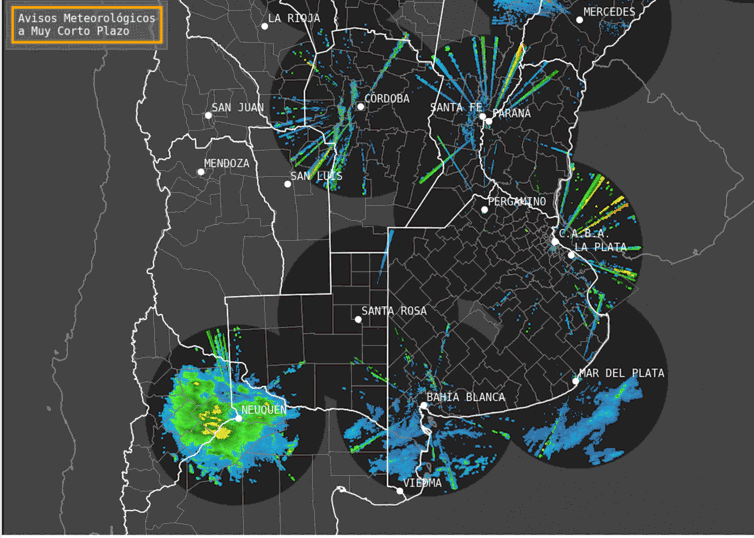
#> input picture imagen_radar.png, 754 x 538 px
$ python -i analisis_imagenes.py   (imports and definitions only)
#> lines starting #> are read from the running program, lines starting #| are printed output that depends on the picture; after the words box and inside, x2 and y2 are one past the last pixel; in counts of white or black regions, pixels touching at a corner belong together
import cv2

def detectar_color(imagen_hsv,hsv_min,hsv_max):
    '''Recibe la imagen ingresada por el usuario convertida de BGR (azul,verde,rojo) a HSV (matiz,saturacion,brillo)
    para poder captar mas colores,y el rango en el que se encuentra el color, el hsv mínimo y el máximo.
    Aplica primero una mascara y luego otra más para convertir todos los datos de los colores a 0 y 1. Dependiendo si están o no
    devuelve True o False.'''

    mascara1 = cv2.inRange(imagen_hsv,hsv_min,hsv_max)
    mascara = cv2.bitwise_or(mascara1, mascara1 )
    if cv2.countNonZero(mascara) > 0:
        return True
    elif cv2.countNonZero(mascara) == 0:
        return False

def mostrar_alertas(rojo,verde,azul,amarillo,rosa):
    '''Recibe los colores que se desean encontrar y dependiendo si están o no muestra por pantalla las tormentas que se identifican. '''
    print("\nLas alertas identificadas son: ")

    if not (rojo and verde and azul and amarillo and rosa):
        print("\nNo hay alertas de lluvias y/o tormentas.")


    if rojo :
        print("\n-Tormentas de fuerte intensidad.")
    if verde :
        print("\n-Tormentas débiles.")
    if azul :
        print("\n-Lloviznas o lluvias débiles.")
    if amarillo :
        print("\n-Lluvias moderadas a intensas.")
    if rosa :
        print("\n-Tormentas fuertes y granizo.")

def analizar_imagen(): #main

    try:
        nombre_imagen = input("\nIngrese el nombre del archivo de imagen: ")
#> the answer given: imagen_radar.png

        if ".png" not in nombre_imagen:
            print("\n¡Error!. Debe añadir la extension del archivo (.png).")
            nombre_imagen = input("\nIntente nuevamente.\nIngrese el nombre del archivo de imagen: ")

        imagen = cv2.imread(nombre_imagen)
#> imagen is the input picture: shape (538, 754, 3); mean B, G, R 68.7, 70, 63.6
        imagen_hsv = cv2.cvtColor(imagen, cv2.COLOR_BGR2HSV)
#> imagen_hsv: shape (538, 754, 3); mean H, S, V 8.1, 17.8, 72.6

        rojo = detectar_color(imagen_hsv,(175,100,20),(180,255,255))
#> in detectar_color, `mascara1 = cv2.inRange(imagen_hsv,hsv_min,hsv_max)`: mascara1: shape (538, 754); every value is 0
#> rojo = False
        verde = detectar_color(imagen_hsv,(40,100,20),(70,255,255))
#> call 2 of detectar_color, with hsv_min = (40, 100, 20), hsv_max = (70, 255, 255)
#> in detectar_color (call 2), `mascara1 = cv2.inRange(imagen_hsv,hsv_min,hsv_max)`:
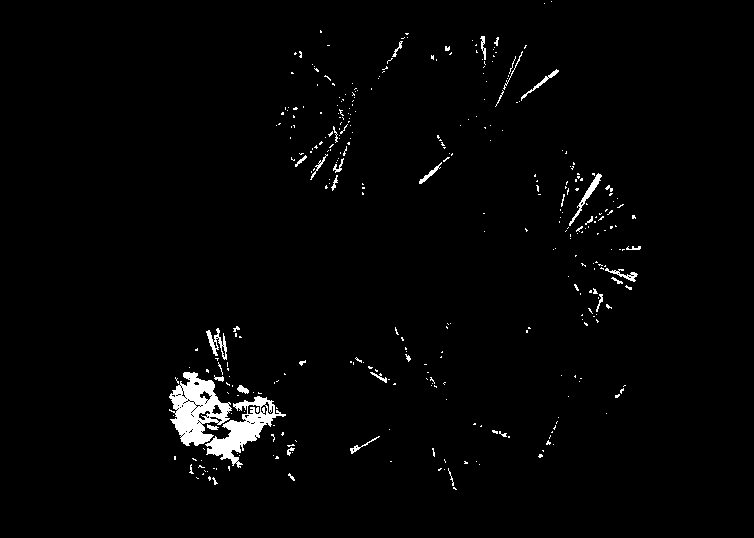
#> mascara1: shape (538, 754); 1.9% white; 352 white regions (314 under 20 px), largest, box (x1, y1, x2, y2) and area: (169, 372, 232, 446) 2456, (205, 396, 286, 468) 1898, (206, 328, 227, 360) 258
#> verde = True
        azul = detectar_color(imagen_hsv,(80,100,20),(130,255,255))
#> call 3 of detectar_color, with hsv_min = (80, 100, 20), hsv_max = (130, 255, 255)
#> in detectar_color (call 3), `mascara1 = cv2.inRange(imagen_hsv,hsv_min,hsv_max)`:
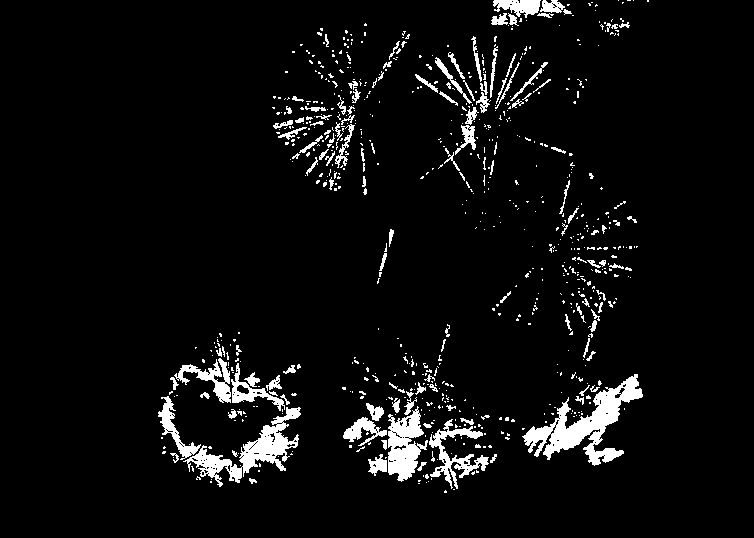
#> mascara1: shape (538, 754); 5.4% white; 749 white regions (623 under 20 px), largest, box (x1, y1, x2, y2) and area: (522, 374, 643, 466) 3577, (183, 407, 301, 487) 2521, (388, 406, 428, 482) 1726
#> azul = True
        amarillo = detectar_color(imagen_hsv,(20,100,20),(35,255,255))
#> call 4 of detectar_color, with hsv_min = (20, 100, 20), hsv_max = (35, 255, 255)
#> in detectar_color (call 4), `mascara1 = cv2.inRange(imagen_hsv,hsv_min,hsv_max)`:
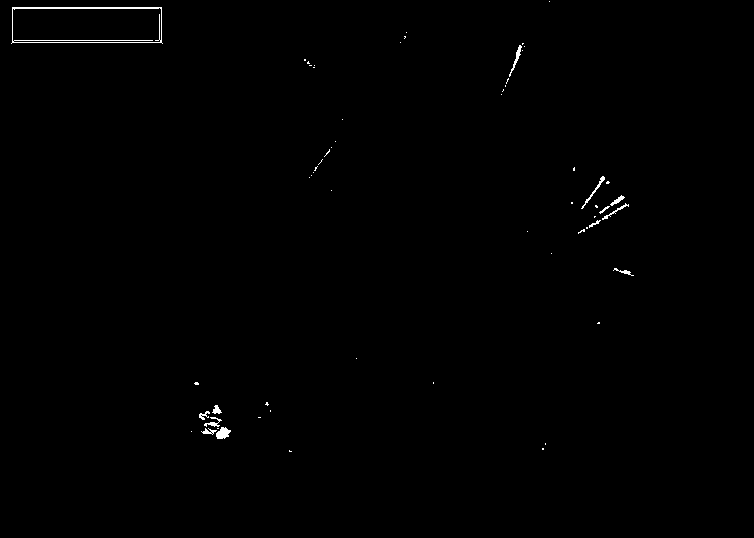
#> mascara1: shape (538, 754); 0.4% white in thin lines or dots, all inside (x1, y1, x2, y2) = (11, 1, 634, 452)
#> amarillo = True
        rosa = detectar_color(imagen_hsv,(140,100,20),(165,255,255))
#> rosa = False

        mostrar_alertas(rojo,verde,azul,amarillo,rosa)

    except cv2.error or FileNotFoundError:
        print("\nEl archivo no existe o no se encuentra en la misma carpeta que Tormenta.py.")
        print("\nGuarde el archivo .png en la misma carpeta que Tormenta.py y reinicie el programa.")

>>> result = analizar_imagen()
